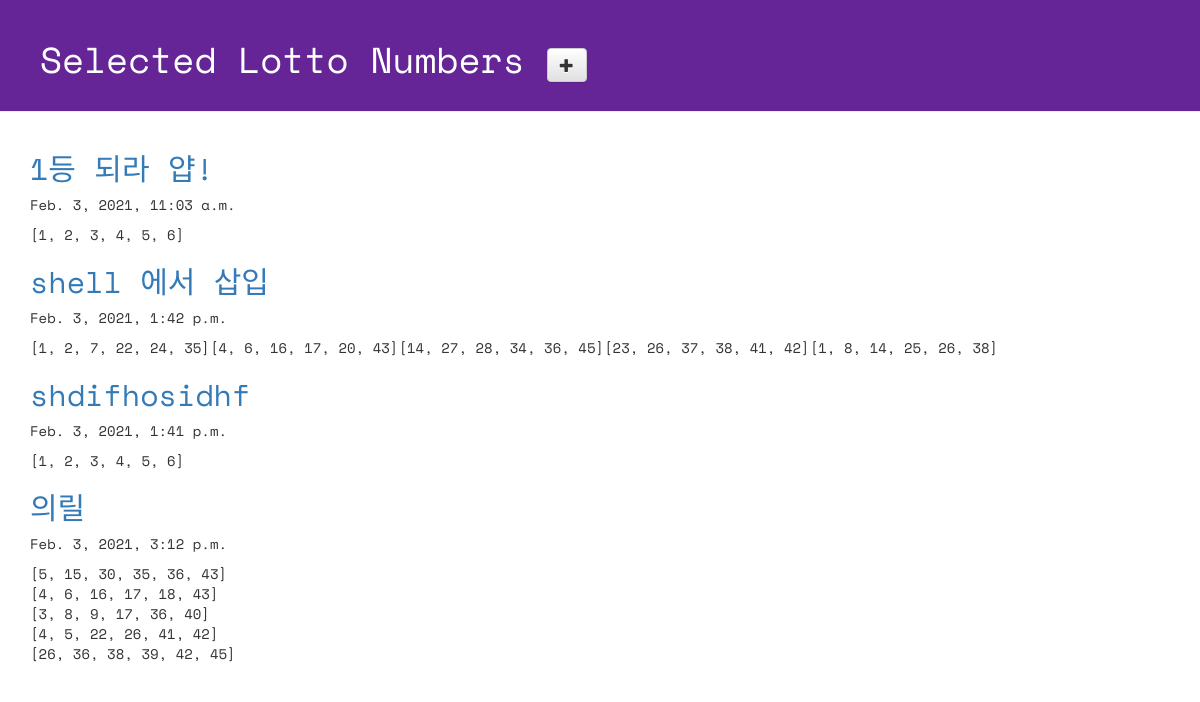
Page /lotto/ on the committed database.
### lotto/models.py (models this page shows, shortened)
class GuessNumbers(models.Model):
    name = models.CharField(max_length=24) # 로또 번호 리스트의 이름
    text = models.CharField(max_length=255) # 로또 번호 리스트에 대한 설명
    lottos = models.CharField(max_length=255, default='[1, 2, 3, 4, 5, 6]') # 로또 번호들이 담길 str
    num_lotto = models.IntegerField(default=5) # 6개 번호 set의 갯수
    update_date = models.DateTimeField()

### lotto/views.py (the view)
# urls.py: path('lotto/', views.index, name='index'),
def index(request):
    lottos = GuessNumbers.objects.all()
    return render(request, 'lotto/default.html',{'lottos':lottos})

### lotto/templates/lotto/default.html (shortened to what this page needs)
<!DOCTYPE html>
{% load static %}
<html lang="ko">
<head>
  <link rel="stylesheet" href="//maxcdn.bootstrapcdn.com/bootstrap/3.2.0/css/bootstrap.min.css">
  <link rel="stylesheet" href="//maxcdn.bootstrapcdn.com/bootstrap/3.2.0/css/bootstrap-theme.min.css">
  <link rel="stylesheet" href="{% static 'css/lotto.css' %}">
</head>
<body>
  <div class="page-header">
  <h1>Selected Lotto Numbers
    <a href="{% url 'new_lotto' %}">
        <span class="glyphicon glyphicon-plus btn btn-default"></span>
    </a>
  </h1>
  </div>
  <div class="container lotto">
    {% for lotto in lottos %}
      <h2>
        <a href='{% url "detail" lottokey=lotto.pk %}'> {{ lotto.text }}</a>
      </h2>
      <p>{{ lotto.update_date }}</p>
      <p>{{ lotto.lottos | linebreaksbr}}</p>
    {% endfor %}
  </div>
</body>
</html>

### lotto/static/css/lotto.css (style rules this page uses)
.page-header { background-color: #652596; margin-top: 0; padding: 20px 20px 20px 40px; font-family: 'Space Mono', monospace; }
.page-header h1 { color: #FFFFFF; }
.container { font-family: 'Space Mono', monospace; }
.container h2 { color: #b9f442; }

### rows in the picture
GuessNumbers: text "1등 되라 얍!", update_date "Feb. 3, 2021, 11:03 a.m.", lottos "[1, 2, 3, 4, 5, 6]"
GuessNumbers: text "shell 에서 삽입", update_date "Feb. 3, 2021, 1:42 p.m.", lottos "[1, 2, 7, 22, 24, 35][4, 6, 16, 17, 20, 43][14, 27, 28, 34, 36, 45][23, 26, 37, 38, 41, 42][1, 8, 14, 25, 26, 38]"
GuessNumbers: text "shdifhosidhf", update_date "Feb. 3, 2021, 1:41 p.m.", lottos "[1, 2, 3, 4, 5, 6]"
GuessNumbers: text "의릴", update_date "Feb. 3, 2021, 3:12 p.m.", lottos "[5, 15, 30, 35, 36, 43] [4, 6, 16, 17, 18, 43] [3, 8, 9, 17, 36, 40] [4, 5, 22, 26, 41, 42] [26, 36, 38, 39, 42, 45]"
